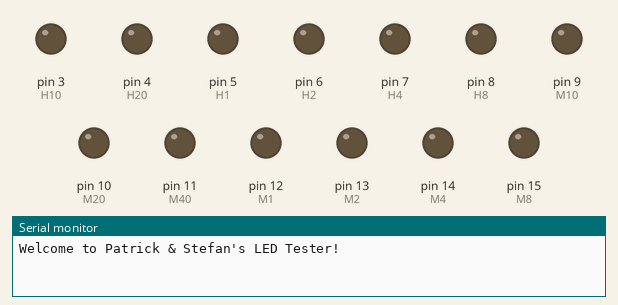
Recording of a sketch running on a simulated Arduino Nano, built with avr-gcc and run on an emulated ATmega328P. Parts: output pins drawn as LEDs (lit = HIGH), the last lines printed to the serial monitor.

Above: at 2.2 s.
At 3.7 s:
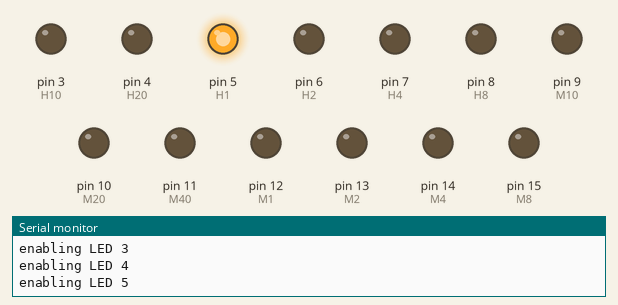
At 4.7 s:
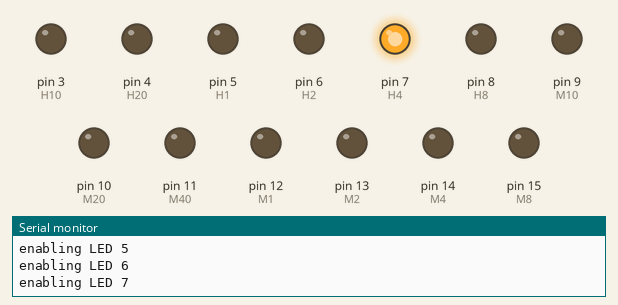
At 5.7 s:
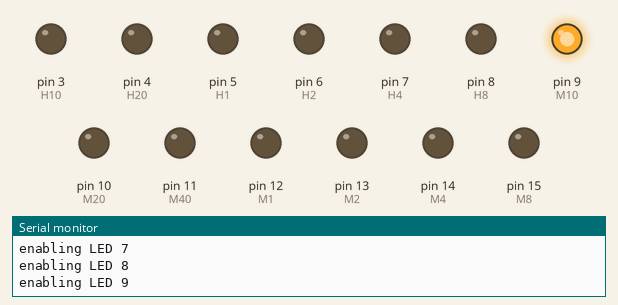
At 7.7 s:
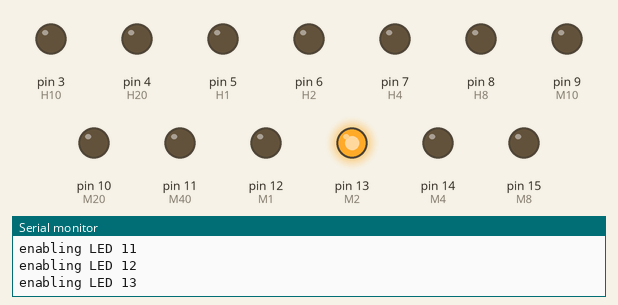
At 9.7 s:
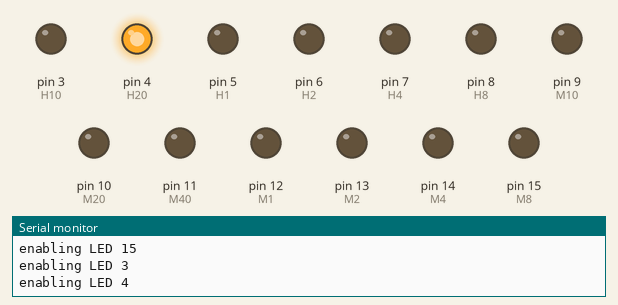
Timing chart, 0 to 10.5 s (numbered marks = the images above):
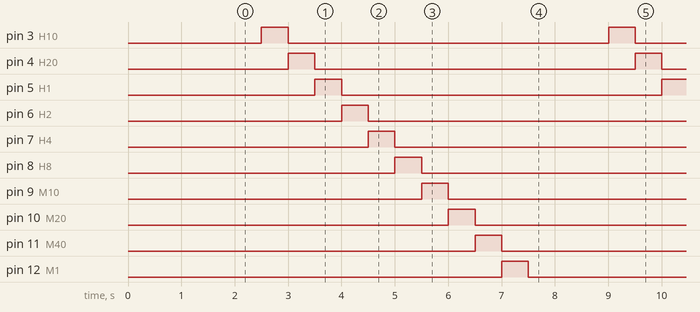

Measured:
- by itself, pin 3 (H10), pin 4 (H20), pin 5 (H1), pin 6 (H2), pin 7 (H4), pin 8 (H8), pin 9 (M10), pin 10 (M20), pin 11 (M40), pin 12 (M1), pin 13 (M2), pin 14 (M4), pin 15 (M8): alternates HIGH for 0.50 s and LOW for 6.0 s
- by itself, everything shown: repeats every 6.5 s, in 13 steps

The sketch:

LEDTester.ino
```cpp
// LED Tester for
// Simple Binary Clock, by Patrick & Stefan \o/

// Pin-assignment based on Arduino Nano pinout:
// http://pighixxx.com/nanopdf.pdf

#define DCF_PIN 2           // Connection pin to DCF 77 device
#define DCF_INTERRUPT 0     // Interrupt number associated with pin DCF_PIN

#define H10 3 // D3
#define H20 4 // D4

#define H1 5 // D5
#define H2 6 // D6
#define H4 7 // D7
#define H8 8 // D8

#define M10 9 // D9
#define M20 10 // D10
#define M40 11 // D11
#define M1  12 // D12
#define M2  13 // D13
#define M4  14 // A0
#define M8  15 // A1

int cnt = 0;

void setup() {
  // Setup Serial Interface:
  Serial.begin(9600);

  // Setup IO:
  pinMode(H10, OUTPUT); pinMode(H20, OUTPUT);
  pinMode(H1, OUTPUT); pinMode(H2, OUTPUT); pinMode(H4, OUTPUT); pinMode(H8, OUTPUT);

  pinMode(M10, OUTPUT); pinMode(M20, OUTPUT); pinMode(M40, OUTPUT);
  pinMode(M1, OUTPUT); pinMode(M2, OUTPUT); pinMode(M4, OUTPUT); pinMode(M8, OUTPUT);

  Serial.println("Welcome to Patrick & Stefan's LED Tester!");
  delay(2000);

}

void loop() {
  delay(500);
  digitalClockDisplay();
}

void digitalClockDisplay() {
  for(int i = H10; i <= M8; i++) {
    setLED(i, LOW);
  }
  setLED((cnt % (M8 - H10 + 1)) + H10, HIGH);

  //Serial.print("poke ");
  //Serial.println(cnt);

  cnt++;
}

void setLED(int id, boolean status) {
  digitalWrite(id, status);
  if(status == HIGH) {
    Serial.print("enabling LED ");
    Serial.println(id);
  }
}
```
